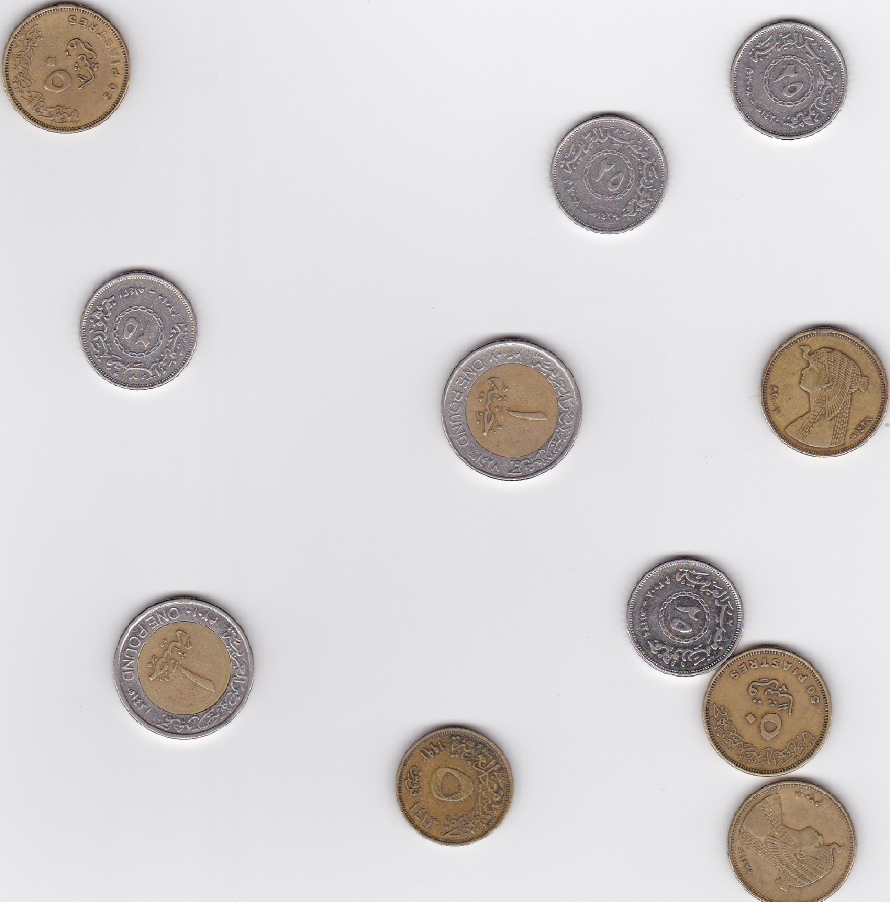
#> input picture Cartoonifying-and-Coin-Detection/resized images/coins5.jpg, 1784 x 1816 px, found by its file name (shown at 1/2 size)
$ jupyter execute 'Part II_ Coins Detection.ipynb'
#> lines starting #> are read from the running program, lines starting #| are printed output that depends on the picture
[cell 1]
import cv2
import numpy as np
import matplotlib.pyplot as plt
from google.colab import drive
drive.mount('/content/drive')

#Implementation

[cell 2]
#imgpath = '/content/drive/MyDrive/8th Term/CV-asg 1/Hough Dataset/coins_1.jpg'
imgpath = '/content/drive/MyDrive/computer vision/CV-asg 1/Hough Dataset/coins5.jpg'

[cell 3]
img = cv2.imread(imgpath)
#> img is the input picture: shape (1816, 1784, 3); mean B, G, R 209.4, 209.5, 212.9
img = cv2.cvtColor(img,cv2.COLOR_BGR2RGB)
gray_img = cv2.imread(imgpath, 0)
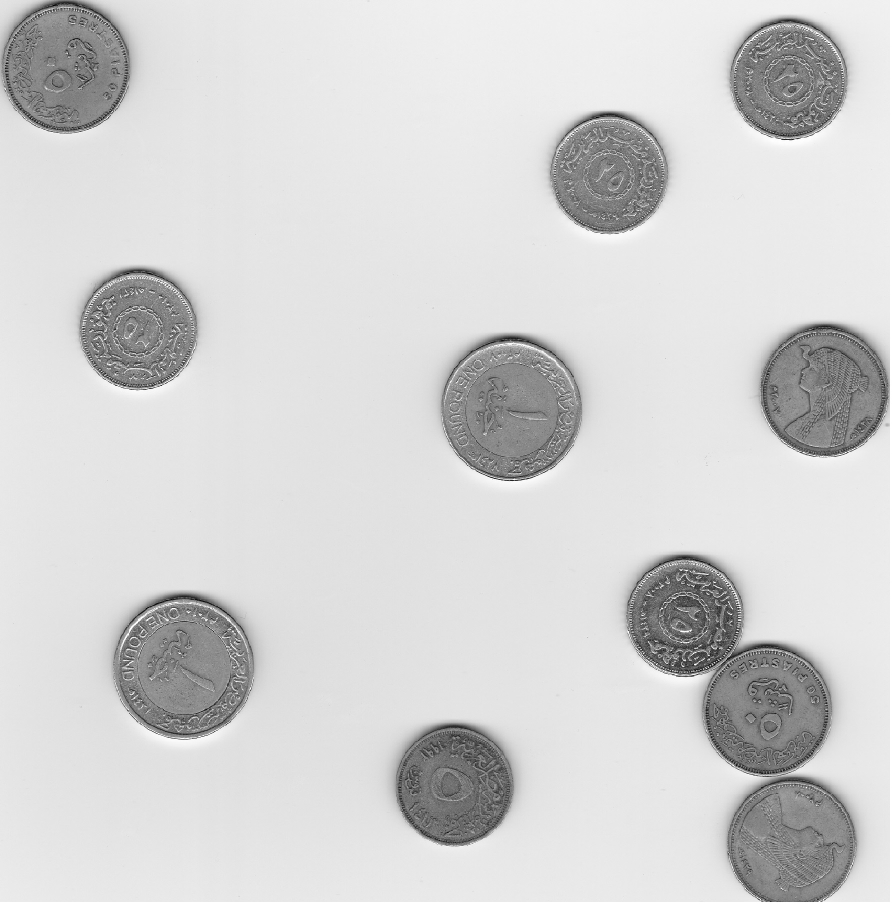
#> gray_img: shape (1816, 1784) (shown at 1/2 size); min 0, max 255, mean 210.4
print(gray_img.shape)
#| (1816, 1784)
print(type(gray_img))
#| <class 'numpy.ndarray'>
plt.imshow(gray_img,cmap='gray')

##Smoothing the image (2-dimensional median smoothing filter)

[cell 4]
median = cv2.medianBlur(gray_img,9)
plt.imshow(median,cmap='gray')

## Edge Detection (Canny’s algorithm)

[cell 5]
canny_edges = cv2.Canny(median,90,280)
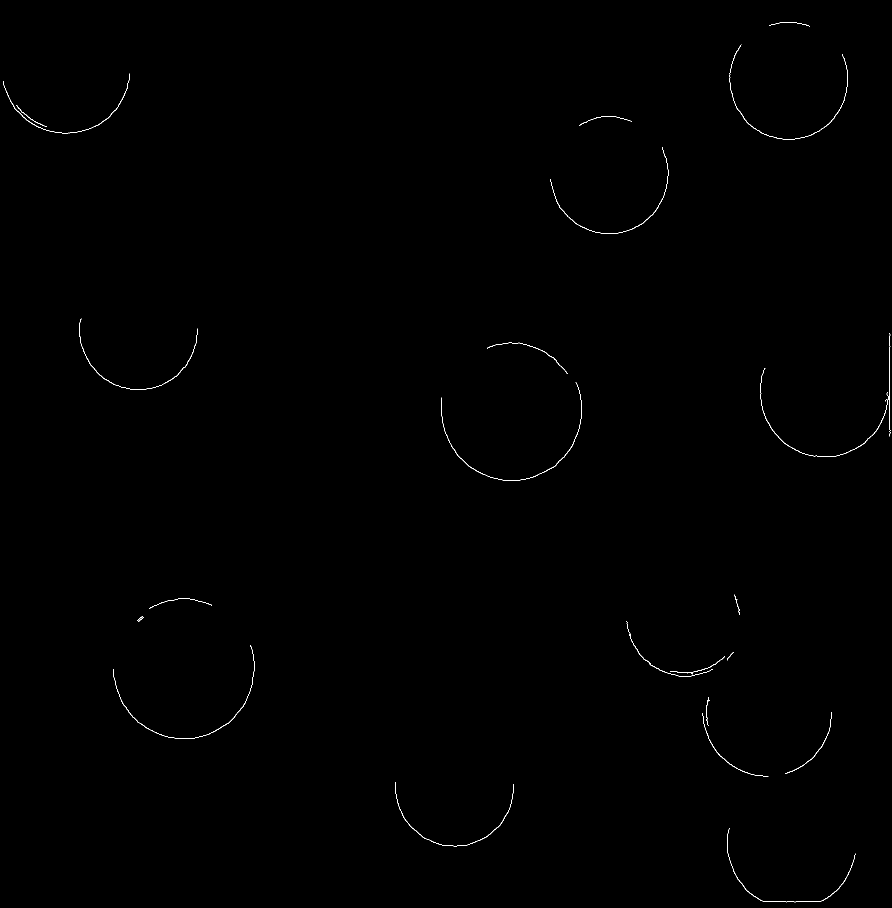
#> canny_edges: shape (1816, 1784) (shown at 1/2 size); 0.2% white in thin lines or dots
plt.imshow(canny_edges,cmap='gray')

##Accumulation into (a, b)-space using circular Hough transform

[cell 6]
def CHT(edges, r):
#> called with r = 150
  newab = np.zeros_like(edges)
  b_range = edges.shape[1]
#> b_range = 1784
  for y,x in np.ndindex(edges.shape):
    if edges[y][x] == 255:
      for b in range(b_range):
        if r**2 >= (y - b)**2:
          a = x - np.sqrt(r**2 - (y - b)**2)
          a = int(round(a))
          newab[b,a] = newab[b,a] + 1
  return newab

[cell 7]
newab_pound = CHT(canny_edges,150)
plt.imshow(newab_pound,cmap='gray')

[cell 8]
from scipy import ndimage as ndi
from skimage.feature import peak_local_max

[cell 9]
image_max = ndi.maximum_filter(newab_pound, size=300, mode='constant')
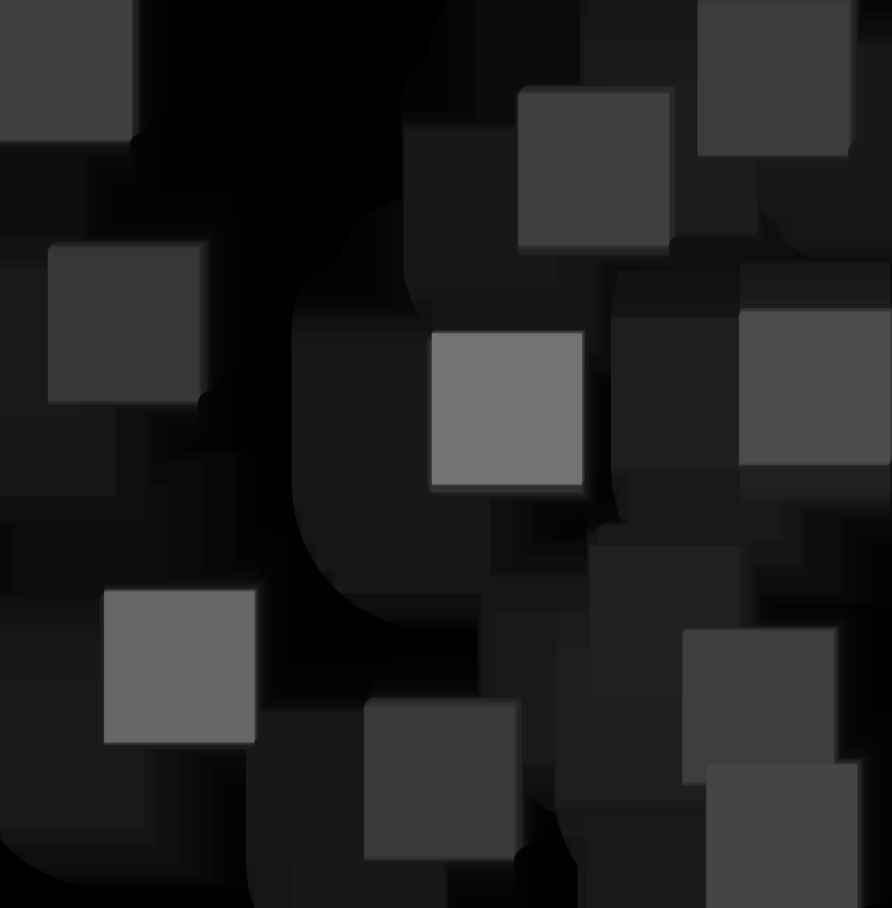
#> image_max: shape (1816, 1784) (shown at 1/2 size); min 0, max 115, mean 32.2
plt.imshow(image_max, cmap='gray')

[cell 10]
newab_pound2 = cv2.threshold(newab_pound, 100, 255,cv2.THRESH_BINARY)
coordinates = peak_local_max(newab_pound2[1], min_distance=300)
#> coordinates = [[816, 1013], [1332, 358]]
plt.imshow(image_max, cmap='gray')
plt.autoscale(False)
plt.plot(coordinates[:, 1], coordinates[:, 0], 'r.')
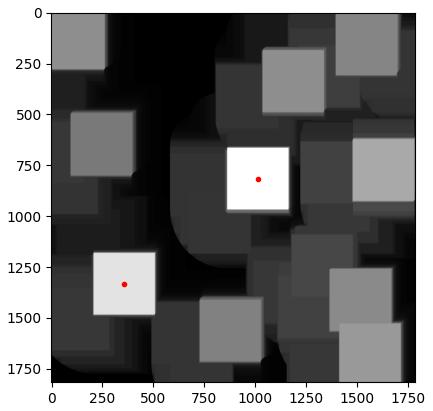
#> figure drawn by matplotlib, 1 panel

[cell 11]
newab_50_piastres = CHT(canny_edges,135)
plt.imshow(newab_50_piastres,cmap='gray')

[cell 12]
image_max_50 = ndi.maximum_filter(newab_50_piastres, size=58, mode='constant')
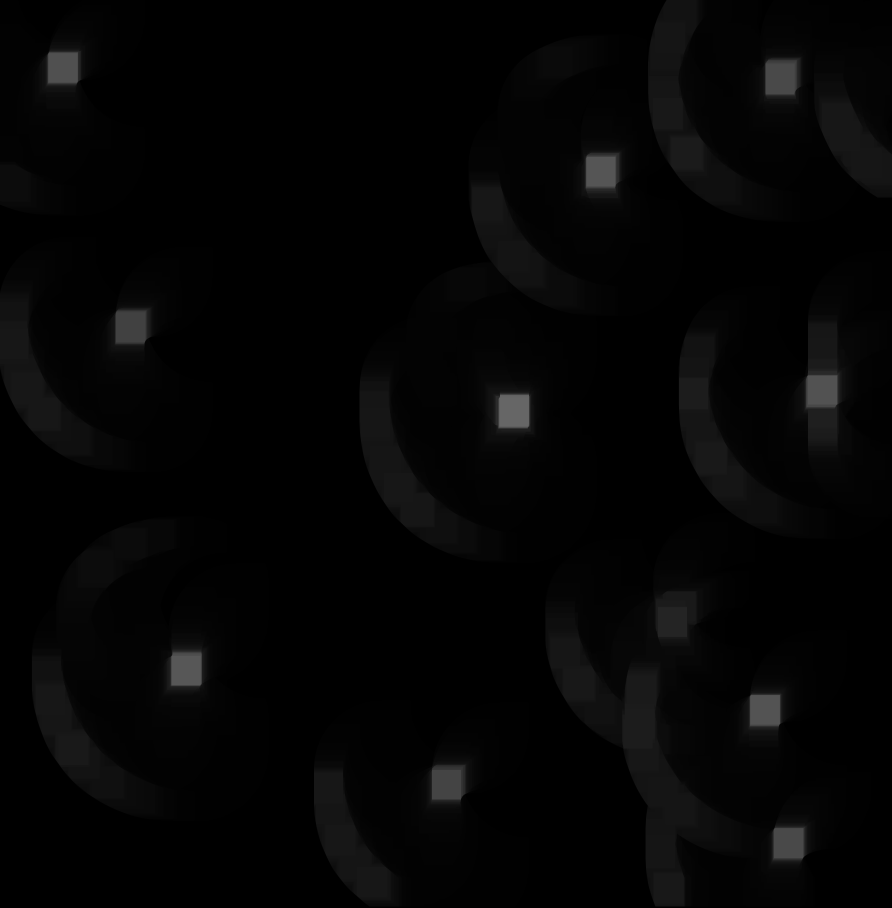
#> image_max_50: shape (1816, 1784) (shown at 1/2 size); min 0, max 102, mean 4.4
plt.imshow(image_max_50, cmap='gray')

[cell 13]
newab_50_piastres2 = cv2.threshold(newab_50_piastres, 96, 255,cv2.THRESH_BINARY)
coordinates = peak_local_max(newab_50_piastres2[1], min_distance=58)
#> coordinates = [[819, 1028]]
plt.imshow(image_max_50, cmap='gray')
plt.autoscale(False)
plt.plot(coordinates[:, 1], coordinates[:, 0], 'r.')
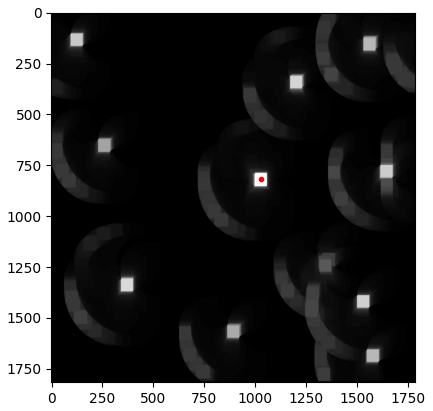
#> figure drawn by matplotlib, 1 panel

[cell 14]
newab_25_piastres = CHT(canny_edges,122)
